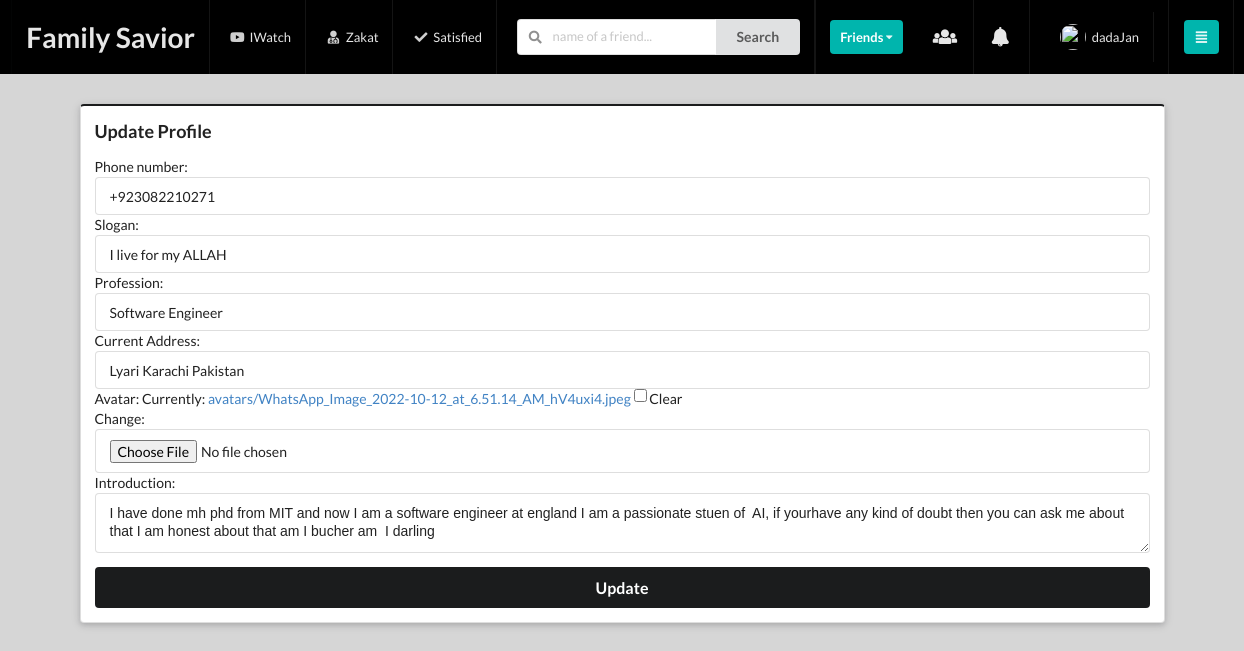
The app's page /profiles/update/2/ (signed in) with its own data.
### user/models.py (models this page shows, shortened)
class User(AbstractUser):
    first_name = None
    last_name = None
    email = models.EmailField(('email address'), unique=True)
    full_name = models.CharField(max_length=100)
    religion = models.CharField(max_length=100)
    USERNAME_FIELD = 'email'
    REQUIRED_FIELDS = ['username', 'full_name', 'religion']
    objects = UserManager()

### profiles/models.py (models this page shows, shortened)
class Profile(models.Model):
  user                = models.OneToOneField(User, on_delete=models.CASCADE)
  phone_number        = PhoneNumberField(unique=True)
  post_no             = models.IntegerField(default=1)
  intro               = models.TextField(max_length=500, blank=True)
  slogan              = models.CharField(max_length=100, blank=True)
  profession          = models.CharField(max_length=200, blank=True)
  cur_add             = models.CharField(max_length=500, blank=True)
  avatar              = models.ImageField(default='avatar.jpg', upload_to='avatars/')
  following           = models.ManyToManyField(User, related_name='following', blank=True)
  updated             = models.DateTimeField(auto_now=True)
  created             = models.DateTimeField(auto_now_add=True)
  objects = ProfileManager() # this is the manager
  class Meta:
    ordering = ['-created']

### profiles/views.py (the view, shortened to what this page needs)
# urls.py: path('update/<int:pk>/', login_required(ProfileUpdateView.as_view()), name='profile-update'),
class ProfileUpdateView(UpdateView):
  model = Profile
  form_class = ProfileModelForm  # from forms.py
  template_name = 'profiles/update.html'
  success_url = '/profiles/myprofile/'

### profiles/forms.py
class ProfileModelForm(forms.ModelForm):
  phone_number = PhoneNumberField(label="Phone Number", required=False, widget=forms.TextInput(attrs={'placeholder': 'Like (+92300-1234567)'}))
  slogan = forms.CharField(max_length=30, label='Slogan', required=False, widget=forms.TextInput(attrs={'placeholder': 'Like (I am a programmer)'}))
  profession = forms.CharField(max_length=30, label='Profession', required=False, widget=forms.TextInput(attrs={'placeholder': 'Like (Software Engineer)'}))
  cur_add = forms.CharField(max_length=30, label='Current Address', required=False, widget=forms.TextInput(attrs={'placeholder': 'Like (Karachi, Pakistan)'}))
  avatar = forms.ImageField(label='Avatar', required=False)
  intro = forms.CharField(max_length=300, label='Introduction', required=False, widget=forms.Textarea(attrs={'placeholder': 'I am a software engineer and I am working in a company', 'rows': 2, 'cols': 30}))
  class Meta:
    model = Profile
    fields = [
      'phone_number',
      'slogan',
      'profession',
      'cur_add',
      'avatar',
      'intro'
    ]

### profiles/context_processors.py (called while the page is built)
def profile_picture(request):
  if request.user.is_authenticated:
      user = request.user # for notifications
      profiles = Profile.objects.all()
      my_profile = Profile.objects.get(user=request.user) # for profile picture
      return {'profile_picture': my_profile.avatar.url, 'user': user, 'profiles': profiles, 'my_profile': my_profile}
  return {}

def invitaions_received_no(request):
  if request.user.is_authenticated:
    profile_obj = Profile.objects.get(user=request.user)
    qs_count = Relationship.objects.invitations_received(profile_obj).count()
    return {'invitations_no': qs_count} # will use this key to access
  return {}

### profiles/models.py (called while the page is built)
  def invitations_received(self, receiver):
    qs = Relationship.objects.filter(receiver=receiver, status='send')
    return qs

### profiles/templates/profiles/update.html (shortened to what this page needs)
{% extends 'base.html' %}
{% load crispy_forms_tags %}
{% block content %}
<div style = 'margin-top:30px;' class='ui container-md'>
  <div class='ui raised black segment'>
    <h3>Update Profile</h3>
    <form action="" method='POST' class='ui form' enctype='multipart/form-data'>
      {{ form.as_table }}
      <button class='ui large secondary button fluid mt-3' type='submit'>Update</button>
    </form>
  </div>
</div>
{% endblock content %}

### templates/base.html (shortened to what this page needs)
{% load static %}
<!doctype html>
<html lang="en">
  <head>
    <link href="https://cdn.jsdelivr.net/npm/bootstrap@5.2.3/dist/css/bootstrap.min.css" rel="stylesheet">
    <link rel="stylesheet" type="text/css" href={% static 'css/style.css' %}>
    <link rel="stylesheet" type='text/css' href="https://cdnjs.cloudflare.com/ajax/libs/semantic-ui/2.2.14/semantic.min.css">
  </head>
  <header>
    {% include "main/navbar.html" %}
  </header>
  <body>
    <div class="ui container">
      {% block content %}
      {% endblock content %}
    </div>
  </body>
</html>

### templates/main/navbar.html (shortened to what this page needs)
{% url 'posts:main-post-view' as path_to_posts%}
{% url 'profiles:myprofile' as path_to_myprofile %}
{% url 'profiles:all-profiles' as path_to_all_profiles %}
{% url 'zakat_posts:main-post-view' as zakat_posts_home %}
{% url 'zakat_posts:satisfied' as satisfied %}
{% load static %}
{% load notifications_tags %}
<div class="ui inverted menu nav ">
    <div class="ui container fluid ">
    {% if request.user.is_authenticated %}
        <a href="{{zakat_posts_home}}" class="{% if request.path == path_to_posts %}active{% endif %} item">
            <h1>Family Savior</h1>
        </a>
    {% else %}
        <a href="#" class="item"><h1>Family Savior</h1></a>
    {% endif %}
    {% if request.user.is_authenticated %}
        <a href="{{path_to_posts}}" class="{% if request.path == path_to_posts %}active{% endif %} item">
            <i class="youtube icon"></i>IWatch
        </a>
    {% endif %}
    {% if request.user.is_authenticated %}
        <a href="{{zakat_posts_home}}" class="{% if request.path == zakat_posts_home %}active{% endif %} item">
            <i class=" user md icon"></i>
            Zakat
        </a>
    {% endif %}
    {% if request.user.is_authenticated %}
        <a href="{{satisfied}}" class="{% if request.path == satisfied %}active{% endif %} item">
            <i class="check icon"></i>Satisfied
        </a>
    {% endif %}
    {% if request.user.is_authenticated %}
        <div class="item">
            <form action="" method="GET">
                <div class="ui action left icon input">
                <input class="prompt" type="text" name='q' placeholder="name of a friend...">
                <button type='submit' class="ui button">Search</button>
                </div>
            </form>
        </div>
        <div class="item right floated">
            <div class="ui floating dropdown icon button teal"> Friends
                <i class="dropdown icon"></i>
            </div>
        </div>
        <div class="item">
            <a href="{{path_to_all_profiles}}">
            <i class="users icon large"></i>
            </a>
        </div>
        <div class="item" >
            <div class="ui inline dropdown scrolling">
                <i class="bell icon large" ></i>
            </div>
        </div>
        <div class='item'>
            <a href="{{path_to_myprofile}}" class="{% if request.path == path_to_myprofile %}active{% endif %} item">
                <img src="{{profile_picture}}" class='ui avatar image'>&nbsp;{{request.user.username}}
            </a>
        </div>
        <div class="item">
        <div class="ui floating dropdown icon button teal">
            <i class="align justify icon"></i>
        </div>
        </div>
        {% endif %}
</div>
</div>

### static/css/style.css (style rules this page uses)
body { background-color: rgb(214, 214, 214) !important; }
.nav { border-radius: 0% !important; font-size: small !important; background-color: #000 !important; }
::placeholder { color: red; opacity: 1; }

### records on screen
User: user.username "dadaJan"
Profile: phone_number "+923082210271", slogan "I live for my ALLAH", profession "Software Engineer", cur_add "Lyari Karachi Pakistan", intro "I have done mh phd from MIT and now I am a software engineer at england I am a passionate stuen of AI, if yourhave any kind of doubt then you can ask me about that I am honest about that am I bucher am I darling"
